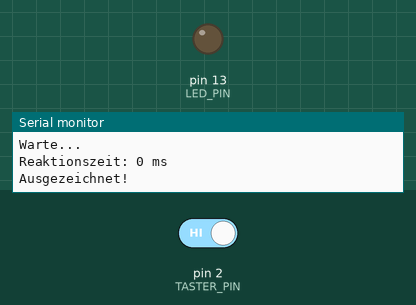
A sketch run on a simulated Arduino Uno, built with avr-gcc and run on an emulated ATmega328P. Parts: output pins drawn as LEDs (lit = HIGH), the last lines printed to the serial monitor. The test bench sets the inputs (shaded band); at power-on: pin 2 (TASTER_PIN) HIGH. Random numbers use the default seed unless the sketch sets one.

Above: at 13.7 s.
13.8 s: pin 2 (TASTER_PIN) driven LOW
At 19.1 s:
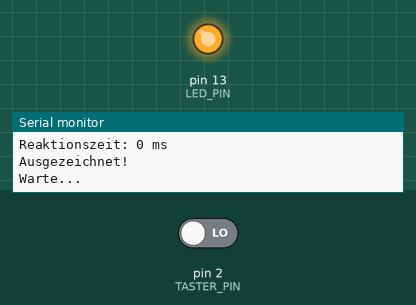
25.9 s: pin 2 (TASTER_PIN) driven HIGH
Timing chart, 0 to 28.9 s (numbered marks = the images above; inputs shaded):
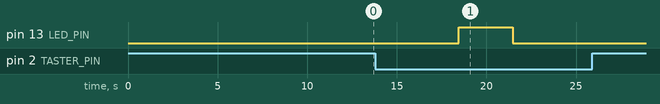

The sketch:

reaktionsspiel.ino
```cpp
/*
 * Projekt 31: Reaktionsspiel
 * LED leuchtet zufällig auf, Spieler muss schnell Taster drücken.
 *
 * Schaltung:
 * - LED an Pin 13
 * - Taster an Pin 2
 */

const int LED_PIN = 13;
const int TASTER_PIN = 2;

void setup() {
  pinMode(LED_PIN, OUTPUT);
  pinMode(TASTER_PIN, INPUT);
  Serial.begin(9600);
  randomSeed(analogRead(A0));  // Zufallsgenerator initialisieren
  Serial.println("Reaktionsspiel - Druecke Taster wenn LED leuchtet!");
}

void loop() {
  Serial.println("\nWarte...");
  digitalWrite(LED_PIN, LOW);

  // Zufällige Wartezeit (2-5 Sekunden)
  delay(random(2000, 5000));

  // LED einschalten und Zeit messen
  digitalWrite(LED_PIN, HIGH);
  unsigned long startZeit = millis();

  // Warten auf Tasterdruck
  while (digitalRead(TASTER_PIN) == LOW) {
    // Timeout nach 3 Sekunden
    if (millis() - startZeit > 3000) {
      Serial.println("Zu langsam! Timeout.");
      break;
    }
  }

  unsigned long reaktionszeit = millis() - startZeit;
  digitalWrite(LED_PIN, LOW);

  if (reaktionszeit <= 3000) {
    Serial.print("Reaktionszeit: ");
    Serial.print(reaktionszeit);
    Serial.println(" ms");

    if (reaktionszeit < 200) Serial.println("Ausgezeichnet!");
    else if (reaktionszeit < 300) Serial.println("Sehr gut!");
    else if (reaktionszeit < 500) Serial.println("Gut!");
    else Serial.println("Ueben macht den Meister!");
  }

  delay(2000);
}
```

Measured:
- after the input at 13.8 s, pin 13 (LED_PIN): LOW → HIGH after 4.7 s, → LOW 3.0 s later
